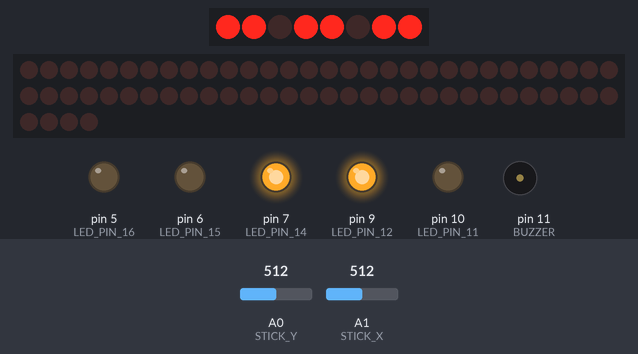
Bench run of a sketch on a simulated Arduino Uno, built with avr-gcc and run on an emulated ATmega328P. Parts: 8 shift-register outputs drawn as a row of LEDs (first output left, lit = HIGH), 64 shift-register outputs drawn as a row of LEDs (first output left, lit = HIGH), output pins drawn as LEDs (lit = HIGH), buzzer (waves = sounding). Wiring (inferred from the names in the program): shift register (74HC595): data pin 2; shift clock pin 4; latch pin 3; 8 × shift register (74HC595): data pin 13; shift clock pin 8; latch pin 12. Wiring (inferred from the signals the program sends): 2 × row of LEDs: on Q0, Q1, Q2, Q3, Q4, Q5, Q6, Q7 / on Q0, Q1, Q2, Q3, Q4, Q5, Q6, Q7, Q8, Q9, Q10, Q11, Q12, Q13, Q14, Q15, Q16, Q17, Q18, Q19, Q20, Q21, Q22, Q23, Q24, Q25, Q26, Q27, Q28, Q29, Q30, Q31, Q32, Q33, Q34, Q35, Q36, Q37, Q38, Q39, Q40, Q41, Q42, Q43, Q44, Q45, Q46, Q47, Q48, Q49, Q50, Q51, Q52, Q53, Q54, Q55, Q56, Q57, Q58, Q59, Q60, Q61, Q62, Q63. The inputs (shaded band) are chosen by the test bench; at power-on: A1 (STICK_X) = 512, A0 (STICK_Y) = 512. Random numbers use the default seed unless the sketch sets one; pins used as bus, display or sensor lines are not drawn.

Above: at 1.2 s.
1.3 s: A1 (STICK_X) set to 211
4.3 s: A1 (STICK_X) set to 187
At 5.48 s:
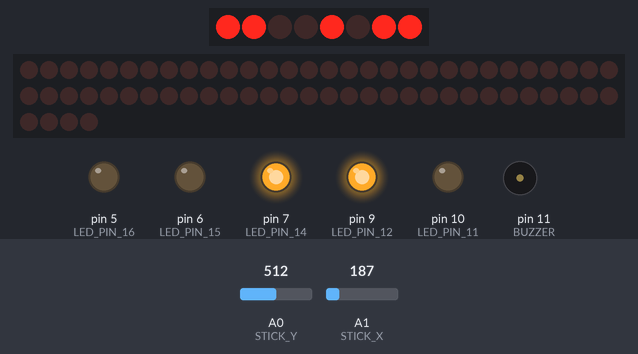
6.1 s: A0 (STICK_Y) set to 790
9.1 s: A0 (STICK_Y) set to 810
At 10.5 s:
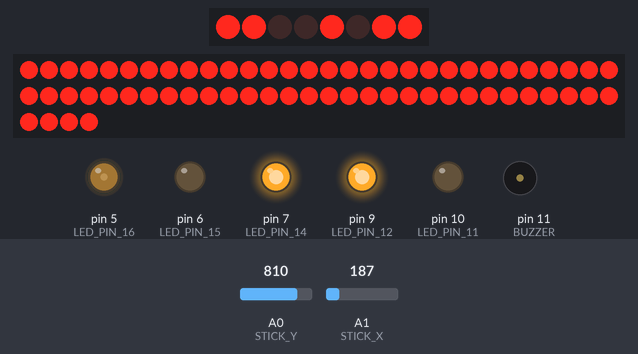
11.7 s: A0 (STICK_Y) set to 214
14.7 s: A0 (STICK_Y) set to 184
At 14.89 s:
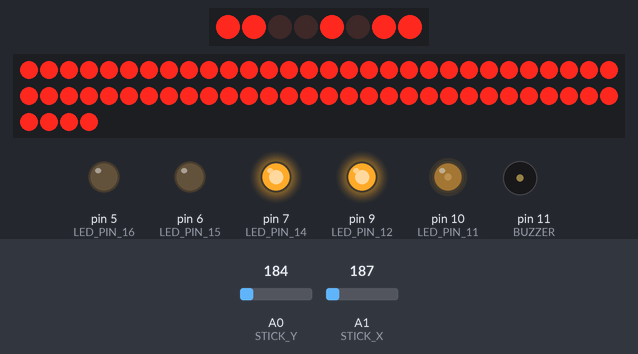
At 15.3 s:
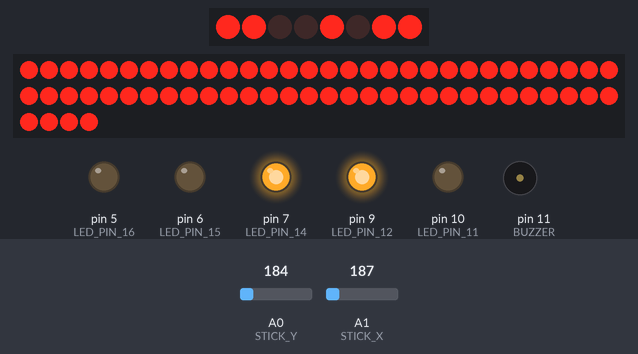
Timing chart, 0 to 18.7 s (numbered marks = the images above; inputs shaded):
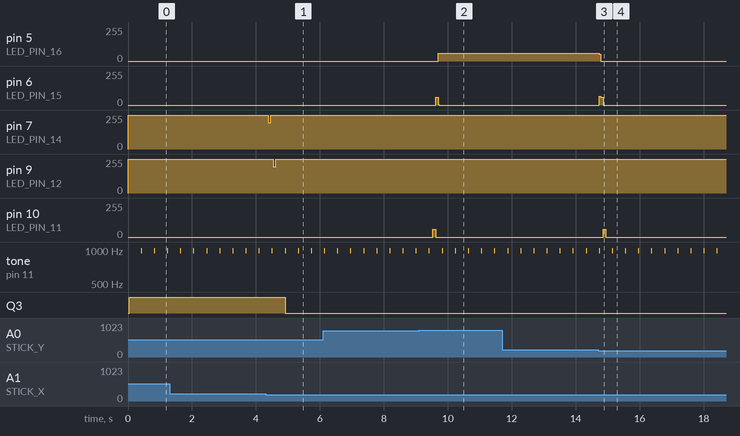

Measured:
- the behaviour switches between 200 and 199 on A1 (STICK_X) (found by bisection; images 0 and 1)
- the behaviour switches between 800 and 801 on A0 (STICK_Y) (found by bisection; images 1 and 2)
- the behaviour switches between 200 and 199 on A0 (STICK_Y) (found by bisection; images 2 and 3)
- after the input at 4.3 s, pin 7 (LED_PIN_14): 255/255 → 196/255 after 0.08 s, → 255/255 0.08 s later; pin 9 (LED_PIN_12): 255/255 → 196/255 after 0.24 s, → 255/255 0.08 s later; Q3: HIGH → LOW after 0.61 s
- after the input at 9.1 s, pin 5 (LED_PIN_16): 0/255 → 59/255 after 0.60 s; pin 6 (LED_PIN_15): 0/255 → 59/255 after 0.52 s, → 0/255 0.08 s later; pin 10 (LED_PIN_11): 0/255 → 59/255 after 0.44 s, → 0/255 0.08 s later
- after the input at 14.7 s, pin 5 (LED_PIN_16): 59/255 → 0/255 at once; pin 6 (LED_PIN_15): 0/255 → 59/255 at once, → 0/255 0.12 s later; pin 10 (LED_PIN_11): 0/255 → 59/255 after 0.16 s, → 0/255 0.08 s later
- by itself, tone on pin 11 (BUZZER): alternates 988 Hz for 0.02 s and silent for 0.39 s

The sketch:

game.ino
```cpp
#include "led_matrix.h"
#include "joystick.h"
#include "pitches.h"
#define RANDOM_PIN A5
#define BUZZER 11

unsigned char cur_map[8][8] = {
  0,0,0,0,0,0,0,0,
  0,0,0,0,0,0,0,0,
  0,0,0,0,0,0,0,0,
  0,0,0,0,0,0,0,0,
  0,0,0,0,0,0,0,0,
  0,0,0,0,0,0,0,0,
  0,0,0,0,0,0,0,0,
  0,0,0,0,0,0,0,0,
};

struct Position{
  char x;
  char y;
} pos = {0, 0};
struct Position garbage;
bool isclean = true;
int CanonD_melody[] = {N_A6, N_FS6, N_G6, N_A6, N_FS6, N_G6, N_A6, N_A5, N_B5, N_CS6, N_D6, N_E6, N_FS6, N_G6, N_FS6, N_D6, N_E6, N_FS6, N_FS5, N_G5, N_A5, N_B5, N_A5, N_G5, N_A5, N_FS5, N_G5, N_A5, N_G5, N_B5, N_A5, N_G5, N_FS5, N_E5, N_FS5, N_E5, N_D5, N_E5, N_FS5, N_G5, N_A5, N_B5, N_G5, N_B5, N_A5, N_B5, N_CS6, N_D6, N_A5, N_B5, N_CS6, N_D6, N_E6, N_FS6, N_G6, N_A6};
int CanonD_duration[] = {8, 16, 16, 8, 16, 16, 16, 16, 16, 16, 16, 16, 16, 16, 8, 16, 16, 8, 16, 16, 16, 16, 16, 16, 16, 16, 16, 16, 8, 16, 16, 8, 16, 16, 16, 16, 16, 16, 16, 16, 16, 16, 8, 16, 16, 8, 16, 16, 16, 16, 16, 16, 16, 16, 16, 16};
int count = 0;
int gar_num = 0;

void play_melody(){
  for(int i=0;i<56;i++){
    // to calculate the note duration, take one second divided by the note type.
    //e.g. quarter note = 1000 / 4, eighth note = 1000/8, etc.
    int noteDuration = 2500 / CanonD_duration[i];
    tone(BUZZER, CanonD_melody[i], noteDuration);

    // to distinguish the notes, set a minimum time between them.
    // the note's duration + 30% seems to work well:
    int pauseBetweenNotes = noteDuration * 1.30;
    delay(pauseBetweenNotes);
  }
}

void play_bgm0(){
  count++;
  if(count%5==0){
    tone(BUZZER, N_B5, 20);
    count = 0;
  }
}

void play_bgm1(){
  for(int i=0;i<10;i++){
    // to calculate the note duration, take one second divided by the note type.
    //e.g. quarter note = 1000 / 4, eighth note = 1000/8, etc.
    int noteDuration = 2500 / CanonD_duration[i];
    tone(BUZZER, CanonD_melody[i], noteDuration);

    // to distinguish the notes, set a minimum time between them.
    // the note's duration + 30% seems to work well:
    int pauseBetweenNotes = noteDuration * 1.30;
    delay(pauseBetweenNotes);
  }
}

void setup() {
  pinMode(SHCP_PIN, OUTPUT); // clock
  pinMode(STCP_PIN, OUTPUT); // lock
  pinMode(DS_PIN, OUTPUT);

  pinMode(LED_PIN_9, OUTPUT);
  pinMode(LED_PIN_10, OUTPUT);
  pinMode(LED_PIN_11, OUTPUT);
  pinMode(LED_PIN_12, OUTPUT);
  pinMode(LED_PIN_13, OUTPUT);
  pinMode(LED_PIN_14, OUTPUT);
  pinMode(LED_PIN_15, OUTPUT);
  pinMode(LED_PIN_16, OUTPUT);

  pinMode(BUZZER, OUTPUT);

  Serial.begin(9600);
  randomSeed(analogRead(RANDOM_PIN));

  clear_led();
}

void loop() {
  if(isclean){
    char x= random(0,8);
    char y= random(0,8);
    while(pos.x == x || pos.y == y){
      x = random(0,8);
      y = random(0,8);
    }
    garbage = {x, y};
    isclean = false;
  }

  if(gar_num == 5){
    test_led_matrix();
    for(;gar_num>0;gar_num--){
      play_melody();
    }
  }

  cur_map[pos.x][pos.y] = 1;
  cur_map[garbage.x][garbage.y] = 1;
  for(int i=0;i<120;i++){
    display_arr(cur_map);
  }

  if(pos.x == garbage.x && pos.y == garbage.y){
    isclean = true;
    gar_num++;

    for(int i=0;i<5;i++){
      display_arr(cur_map);

      tone(BUZZER, N_B5, 100);
      delay(80);
    }

  }
  cur_map[pos.x][pos.y] = 0;
  struct Direction dir = get_direction();

  pos.x -= dir.dx;
  pos.y += dir.dy;
  if(pos.x < 0){pos.x = 0;}
  else if(pos.x > 7){pos.x = 7;}
  if(pos.y < 0){pos.y = 0;}
  else if(pos.y > 7){pos.y = 7;}

  play_bgm0();
}
```

joystick.cpp
```cpp
#include <arduino.h>
#include "joystick.h"

struct Direction get_direction(){
  /* Joystick
   *   X
   *  1023
   *   ^
   *   |
   *  509    0 <-- 520 --> 1023 Y
   *   |
   *   v
   *   0
   */
  int x = analogRead(STICK_X);
  int y = analogRead(STICK_Y);
  struct Direction dir;

  if(x < 200){
    dir.dx = -1;
  } else if(x > 800){
    dir.dx = 1;
  }

  if(y < 200){
    dir.dy = -1;
  } else if(y > 800){
    dir.dy = 1;
  }

  return dir;
}
```

joystick.h
```cpp
#define STICK_X A1
#define STICK_Y A0

struct Direction{
  int dx=0;
  int dy=0;
};

struct Direction get_direction();
```

led_matrix.cpp
```cpp
#include <arduino.h>
#include "led_matrix.h"

/*
  - 16 15 14 13 12 11 10 9 -
  [ 5  6  7  8  9  10 11 12 ]
  [ x  x  x  x  x  x  x  x  ]
  - 1  2  3  4  5  6  7  8 -

  H 13  3  4 10  6 11 15 16
  L  9 14  8 12  1  7  2  5
*/
unsigned char led_high[8] = {13,3,4,10,6,11,15,16}; //点阵屏正极引脚
unsigned char led_gnds[8] = {9,14,8,12,1,7,2,5};    //点阵屏负极引脚
unsigned char led_9_16[8] = {LED_PIN_9,LED_PIN_10,LED_PIN_11,LED_PIN_12,
LED_PIN_13,LED_PIN_14,LED_PIN_15,LED_PIN_16};  //9-16引脚对应的IO口

void write_led_pin(unsigned char d[16]){
  byte v = 0;
  for(int i=0;i<8;i++){
    v = v << 1;
    v += d[i];
  }

  // 1-8 pin
  digitalWrite(STCP_PIN, LOW);
  shiftOut(DS_PIN, SHCP_PIN, LSBFIRST, v);
  digitalWrite(STCP_PIN, HIGH);

  // 9-16 pin
  for(int i=8;i<16;i++){
    digitalWrite(led_9_16[i-8], d[i]);
  }
}

void clear_led(){
  unsigned char d[16] = {1,1,0,0,1,0,1,1,1,0,0,1,0,1,0,0}; //点阵屏熄灭状态
  write_led_pin(d);
}

void plot_led_dot(char raw, char col){
  unsigned char d[16] = {1,1,0,0,1,0,1,1,1,0,0,1,0,1,0,0};
  d[led_high[col]-1] = 1;
  d[led_gnds[raw]-1] = 0;

  write_led_pin(d);
}

void test_led_matrix(){
  for(int i=0;i<8;i++){
    for(int j=0;j<8;j++){
      plot_led_dot(i,j);
      delay(30);
    }
  }
}

void display_arr(unsigned char dat[8][8]){
  for(int i=0;i<8;i++){
    for(int j=0;j<8;j++){
      if(dat[i][j]==1){
        plot_led_dot(i,j);
        clear_led();
      }
    }
  }
}
```

led_matrix.h
```cpp
#define SHCP_PIN    4
#define STCP_PIN    3
#define DS_PIN      2
#define LED_PIN_9   13
#define LED_PIN_10  12
#define LED_PIN_11  10
#define LED_PIN_12  9
#define LED_PIN_13  8
#define LED_PIN_14  7
#define LED_PIN_15  6
#define LED_PIN_16  5

/*
  - 16 15 14 13 12 11 10 9 -
  [ 5  6  7  8  9  10 11 12 ]
  [ x  x  x  x  x  x  x  x  ]
  - 1  2  3  4  5  6  7  8 -
*/

void test_led_matrix();
void clear_led();
void plot_led_dot(char raw, char col);
void display_arr(unsigned char dat[8][8]);
```

pitches.h
```cpp
#define N_B0  31
#define N_C1  33
#define N_CS1 35
#define N_D1  37
#define N_DS1 39
#define N_E1  41
#define N_F1  44
#define N_FS1 46
#define N_G1  49
#define N_GS1 52
#define N_A1  55
#define N_AS1 58
#define N_B1  62
#define N_C2  65
#define N_CS2 69
#define N_D2  73
#define N_DS2 78
#define N_E2  82
#define N_F2  87
#define N_FS2 93
#define N_G2  98
#define N_GS2 104
#define N_A2  110
#define N_AS2 117
#define N_B2  123
#define N_C3  131
#define N_CS3 139
#define N_D3  147
#define N_DS3 156
#define N_E3  165
#define N_F3  175
#define N_FS3 185
#define N_G3  196
#define N_GS3 208
#define N_A3  220
#define N_AS3 233
#define N_B3  247
#define N_C4  262
#define N_CS4 277
#define N_D4  294
#define N_DS4 311
#define N_E4  330
#define N_F4  349
#define N_FS4 370
#define N_G4  392
#define N_GS4 415
#define N_A4  440
#define N_AS4 466
#define N_B4  494
#define N_C5  523
#define N_CS5 554
#define N_D5  587
#define N_DS5 622
#define N_E5  659
#define N_F5  698
#define N_FS5 740
#define N_G5  784
#define N_GS5 831
#define N_A5  880
#define N_AS5 932
#define N_B5  988
#define N_C6  1047
#define N_CS6 1109
#define N_D6  1175
#define N_DS6 1245
#define N_E6  1319
#define N_F6  1397
#define N_FS6 1480
#define N_G6  1568
#define N_GS6 1661
#define N_A6  1760
#define N_AS6 1865
#define N_B6  1976
#define N_C7  2093
#define N_CS7 2217
#define N_D7  2349
#define N_DS7 2489
#define N_E7  2637
#define N_F7  2794
#define N_FS7 2960
#define N_G7  3136
#define N_GS7 3322
#define N_A7  3520
#define N_AS7 3729
#define N_B7  3951
#define N_C8  4186
#define N_CS8 4435
#define N_D8  4699
#define N_DS8 4978
```
